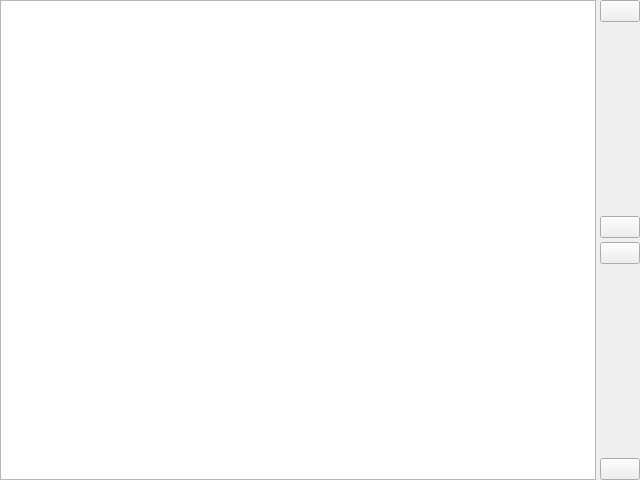
<?xml version="1.0" encoding="UTF-8"?>
<ui version="4.0">
 <class>csWListEditor</class>
 <widget class="QWidget" name="csWListEditor">
  <property name="geometry">
   <rect>
    <x>0</x>
    <y>0</y>
    <width>640</width>
    <height>480</height>
   </rect>
  </property>
  <property name="windowTitle">
   <string>Form</string>
  </property>
  <layout class="QGridLayout" name="gridLayout">
   <property name="leftMargin">
    <number>0</number>
   </property>
   <property name="topMargin">
    <number>0</number>
   </property>
   <property name="rightMargin">
    <number>0</number>
   </property>
   <property name="bottomMargin">
    <number>0</number>
   </property>
   <property name="spacing">
    <number>4</number>
   </property>
   <item row="0" column="0" rowspan="6">
    <widget class="QListView" name="listView"/>
   </item>
   <item row="0" column="1">
    <widget class="QPushButton" name="addButton">
     <property name="icon">
      <iconset resource="../../resources/csUtil.qrc">
       <normaloff>:/icons/plus.svg</normaloff>:/icons/plus.svg</iconset>
     </property>
    </widget>
   </item>
   <item row="1" column="1">
    <spacer name="verticalSpacer_2">
     <property name="orientation">
      <enum>Qt::Vertical</enum>
     </property>
     <property name="sizeHint" stdset="0">
      <size>
       <width>20</width>
       <height>177</height>
      </size>
     </property>
    </spacer>
   </item>
   <item row="2" column="1">
    <widget class="QPushButton" name="upButton">
     <property name="icon">
      <iconset resource="../../resources/csUtil.qrc">
       <normaloff>:/icons/up.svg</normaloff>:/icons/up.svg</iconset>
     </property>
    </widget>
   </item>
   <item row="3" column="1">
    <widget class="QPushButton" name="downButton">
     <property name="icon">
      <iconset resource="../../resources/csUtil.qrc">
       <normaloff>:/icons/down.svg</normaloff>:/icons/down.svg</iconset>
     </property>
    </widget>
   </item>
   <item row="4" column="1">
    <spacer name="verticalSpacer">
     <property name="orientation">
      <enum>Qt::Vertical</enum>
     </property>
     <property name="sizeHint" stdset="0">
      <size>
       <width>20</width>
       <height>177</height>
      </size>
     </property>
    </spacer>
   </item>
   <item row="5" column="1">
    <widget class="QPushButton" name="removeButton">
     <property name="icon">
      <iconset resource="../../resources/csUtil.qrc">
       <normaloff>:/icons/minus.svg</normaloff>:/icons/minus.svg</iconset>
     </property>
    </widget>
   </item>
  </layout>
 </widget>
 <tabstops>
  <tabstop>listView</tabstop>
  <tabstop>addButton</tabstop>
  <tabstop>upButton</tabstop>
  <tabstop>downButton</tabstop>
  <tabstop>removeButton</tabstop>
 </tabstops>
 <resources>
  <include location="../../resources/csUtil.qrc"/>
 </resources>
 <connections/>
</ui>
